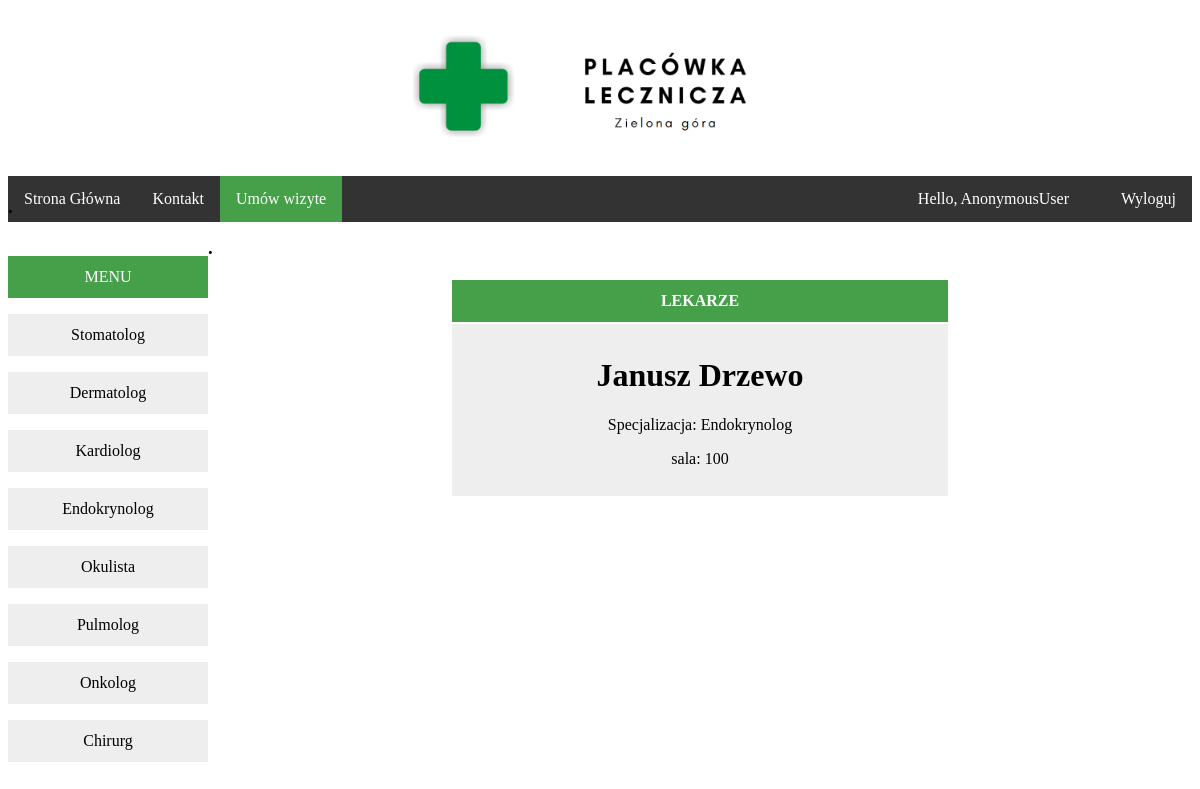
Screenshot of /lekarz/1/ with the database file from the repository.
### Lekarze/models.py (models this page shows, shortened)
class Specjalizacja(models.Model):
    nazwa = models.CharField(max_length=100)
    opis = models.TextField(blank=True)
    def __str__(self):
        return self.nazwa
    class Meta:
        verbose_name = "Specjalizacja"
        verbose_name_plural = "Specjalizacje"

class Lekarze(models.Model):
    specjalizacja = models.ForeignKey(Specjalizacja, on_delete=models.CASCADE, null=True)
    imie = models.CharField(max_length=50)
    nazwisko = models.CharField(max_length=50)
    sala = models.DecimalField(max_digits=5, decimal_places=0)
    class Meta:
        verbose_name = "Lekarz"
        verbose_name_plural = "Lekarze"

### Lekarze/views.py (the view)
# urls.py: path('lekarz/<id>/', lekarz, name='lekarz'),
def lekarz (request, id):
    lekarz_user = Lekarze.objects.get(pk=id)
    specjalizacje = Specjalizacja.objects.all()
    dane = {'lekarz_user': lekarz_user, 'specjalizacje': specjalizacje}
    return render(request, 'lekarz.html', dane)

### Lekarze/templates/lekarz.html (shortened to what this page needs)
    {% extends 'szablon.html' %}
   {% block lekarz %}
    {% if lekarz_user %}
   <center>  <h1> {{lekarz_user.imie}} {{lekarz_user.nazwisko}} </h1>
       <p> Specjalizacja: {{lekarz_user.specjalizacja}} </p>
       <p> sala: {{ lekarz_user.sala }}</p> </center>
    {% else %}
    <p> Nie ma lekarza o takim id</p>
    {% endif %}
    {% endblock lekarz %}

### Lekarze/templates/szablon.html (shortened to what this page needs)
<!DOCTYPE html>
{% load static %}
<html xmlns="http://www.w3.org/1999/html">
<head>
</head>
<body>
<header>
</header>
<div>
<h1>
<a href ="/">
   <center><img src="{% static 'logo.png' %}" width="400px"></center>
</a>
</h1>
</div>
<header>
    <div>
<ul>
  <left><li><a href="{% url 'index' %}">Strona Główna</a></li></left>
  <li><a href="{% url 'kontakt' %}">Kontakt</a></li>
  <li><a class="active" href="{% url 'dodaj_wizyte' %}"> Umów wizyte </a></li>
<span> <li style="float:right"><a href="{% url 'logout' %} ">Wyloguj</a></li></span>
    <li style="float:right"> <span class="hello-msg"> Hello, {{request.user}} </span> </li>
    </ul>
</div>
</header>
<h3>.</h3>
<div class="vertical-menu">
<div style ="width:200px; float:left">
    <center> <a href="#" class="active">MENU</a> </center>
{% for spec in specjalizacje %}
    <center><p><a href = "/specjalizacja/{{spec.id}}">{{spec.nazwa}} </a> </p> </center>
{% endfor %}
</div>
</div>
<table id="customers">
      {% if specjalizacja_lekarz or lekarz_user %}
    <th>LEKARZE</th>
  <tr>
      <h3>. </h3>
   <center> <td>{% block lekarz %} {%endblock lekarz %}</td> </center> </tr>
    {% endif %}
</table>
</body>
</html>

### Lekarze/templates/szablon.html (style rules this page uses)
header { width: 100%; height: 2px; margin: 0 auto; }
ul { list-style-type: none; margin: 0; padding: 0; overflow: hidden; background-color: #333; }
li { float: left; }
li a { display: block; color: white; text-align: center; padding: 14px 16px; text-decoration: none; }
.active { background-color: #45a049; }
.vertical-menu { width: 200px; }
.vertical-menu a { background-color: #eee; color: black; display: block; padding: 12px; text-decoration: none; }
.vertical-menu a.active { background-color: #45a049; color: white; }
#customers { width: 500px; margin-left: auto; margin-right: auto; }
#customers td, #customers th { padding: 8px; }
#customers tr:nth-child(even) { background-color: #f2f2f2; }
#customers th { padding-top: 12px; padding-bottom: 12px; text-align: center; background-color: #45a049; color: white; }
#customers td { padding-top: 12px; padding-bottom: 12px; text-align: left; background-color: #eee; color: blacks; }
.hello-msg { font-size: 16px; color: white; margin-right: 20px; display: block; color: white; text-align: center; padding: 14px 16px; text-decoration: none; }

### rows the page displays
Specjalizacja: nazwa "Stomatolog"
Specjalizacja: nazwa "Dermatolog"
Specjalizacja: nazwa "Kardiolog"
Specjalizacja: nazwa "Endokrynolog"
Specjalizacja: nazwa "Okulista"
Specjalizacja: nazwa "Pulmolog"
Specjalizacja: nazwa "Onkolog"
Specjalizacja: nazwa "Chirurg"
Lekarze: imie "Janusz", nazwisko "Drzewo", specjalizacja "Endokrynolog", sala "100"

### other values shown
{{ request.user }} "AnonymousUser"
